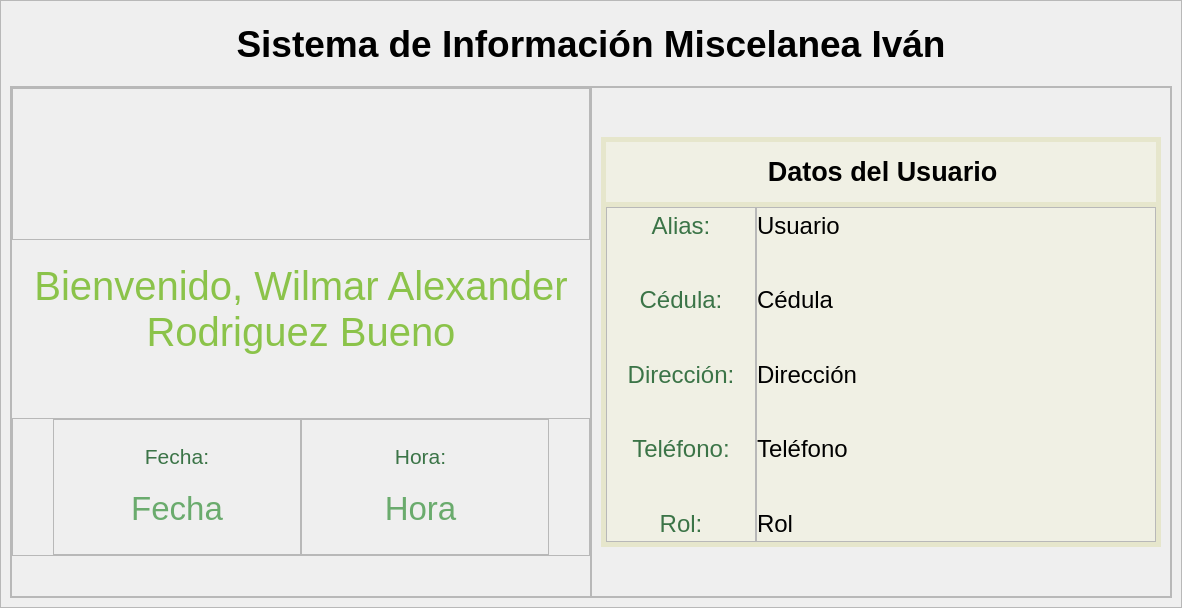
<?xml version="1.0" encoding="UTF-8"?>
<ui version="4.0">
 <class>home</class>
 <widget class="QWidget" name="home">
  <property name="geometry">
   <rect>
    <x>0</x>
    <y>0</y>
    <width>1182</width>
    <height>608</height>
   </rect>
  </property>
  <property name="windowTitle">
   <string>Form</string>
  </property>
  <property name="styleSheet">
   <string notr="true"/>
  </property>
  <layout class="QVBoxLayout" name="verticalLayout">
   <property name="spacing">
    <number>0</number>
   </property>
   <property name="leftMargin">
    <number>0</number>
   </property>
   <property name="topMargin">
    <number>0</number>
   </property>
   <property name="rightMargin">
    <number>0</number>
   </property>
   <property name="bottomMargin">
    <number>0</number>
   </property>
   <item>
    <widget class="QFrame" name="frame">
     <property name="styleSheet">
      <string notr="true"/>
     </property>
     <property name="frameShape">
      <enum>QFrame::StyledPanel</enum>
     </property>
     <property name="frameShadow">
      <enum>QFrame::Raised</enum>
     </property>
     <layout class="QVBoxLayout" name="verticalLayout_6">
      <item>
       <widget class="QLabel" name="label_17">
        <property name="maximumSize">
         <size>
          <width>16777215</width>
          <height>70</height>
         </size>
        </property>
        <property name="font">
         <font>
          <pointsize>10</pointsize>
          <italic>false</italic>
          <bold>false</bold>
         </font>
        </property>
        <property name="text">
         <string>&lt;html&gt;&lt;head/&gt;&lt;body&gt;&lt;p align=&quot;center&quot;&gt;&lt;span style=&quot; font-size:28pt; font-weight:700;&quot;&gt;Sistema de Información Miscelanea Iván&lt;/span&gt;&lt;/p&gt;&lt;/body&gt;&lt;/html&gt;</string>
        </property>
       </widget>
      </item>
      <item>
       <widget class="QFrame" name="frame_6">
        <property name="frameShape">
         <enum>QFrame::StyledPanel</enum>
        </property>
        <property name="frameShadow">
         <enum>QFrame::Raised</enum>
        </property>
        <layout class="QHBoxLayout" name="horizontalLayout_3">
         <property name="spacing">
          <number>0</number>
         </property>
         <property name="leftMargin">
          <number>0</number>
         </property>
         <property name="topMargin">
          <number>0</number>
         </property>
         <property name="rightMargin">
          <number>0</number>
         </property>
         <property name="bottomMargin">
          <number>0</number>
         </property>
         <item>
          <widget class="QFrame" name="frame_3">
           <property name="layoutDirection">
            <enum>Qt::LeftToRight</enum>
           </property>
           <property name="frameShape">
            <enum>QFrame::StyledPanel</enum>
           </property>
           <property name="frameShadow">
            <enum>QFrame::Raised</enum>
           </property>
           <layout class="QVBoxLayout" name="verticalLayout_4">
            <property name="spacing">
             <number>0</number>
            </property>
            <property name="leftMargin">
             <number>0</number>
            </property>
            <property name="topMargin">
             <number>0</number>
            </property>
            <property name="rightMargin">
             <number>0</number>
            </property>
            <property name="bottomMargin">
             <number>0</number>
            </property>
            <item>
             <widget class="QFrame" name="frame_4">
              <property name="layoutDirection">
               <enum>Qt::RightToLeft</enum>
              </property>
              <property name="frameShape">
               <enum>QFrame::StyledPanel</enum>
              </property>
              <property name="frameShadow">
               <enum>QFrame::Raised</enum>
              </property>
              <layout class="QHBoxLayout" name="horizontalLayout_2">
               <property name="leftMargin">
                <number>0</number>
               </property>
               <property name="topMargin">
                <number>0</number>
               </property>
               <property name="rightMargin">
                <number>0</number>
               </property>
               <property name="bottomMargin">
                <number>0</number>
               </property>
               <item>
                <widget class="QLabel" name="proFotLabel">
                 <property name="minimumSize">
                  <size>
                   <width>150</width>
                   <height>150</height>
                  </size>
                 </property>
                 <property name="maximumSize">
                  <size>
                   <width>200</width>
                   <height>200</height>
                  </size>
                 </property>
                 <property name="pixmap">
                  <pixmap resource="../../resources.qrc">:/images/images/images/Icon.png</pixmap>
                 </property>
                 <property name="scaledContents">
                  <bool>true</bool>
                 </property>
                 <property name="alignment">
                  <set>Qt::AlignCenter</set>
                 </property>
                 <property name="margin">
                  <number>10</number>
                 </property>
                </widget>
               </item>
              </layout>
             </widget>
            </item>
            <item>
             <widget class="QLabel" name="textWelcome">
              <property name="styleSheet">
               <string notr="true">color: #8BC34A;
font: 30pt;</string>
              </property>
              <property name="text">
               <string>Bienvenido, Wilmar Alexander Rodriguez Bueno</string>
              </property>
              <property name="textFormat">
               <enum>Qt::PlainText</enum>
              </property>
              <property name="alignment">
               <set>Qt::AlignCenter</set>
              </property>
              <property name="wordWrap">
               <bool>true</bool>
              </property>
             </widget>
            </item>
            <item>
             <spacer name="verticalSpacer_2">
              <property name="orientation">
               <enum>Qt::Vertical</enum>
              </property>
              <property name="sizeType">
               <enum>QSizePolicy::Minimum</enum>
              </property>
              <property name="sizeHint" stdset="0">
               <size>
                <width>20</width>
                <height>40</height>
               </size>
              </property>
             </spacer>
            </item>
            <item>
             <widget class="QFrame" name="frame_8">
              <property name="frameShape">
               <enum>QFrame::StyledPanel</enum>
              </property>
              <property name="frameShadow">
               <enum>QFrame::Raised</enum>
              </property>
              <layout class="QHBoxLayout" name="horizontalLayout_4">
               <property name="spacing">
                <number>0</number>
               </property>
               <property name="leftMargin">
                <number>0</number>
               </property>
               <property name="topMargin">
                <number>0</number>
               </property>
               <property name="rightMargin">
                <number>0</number>
               </property>
               <property name="bottomMargin">
                <number>0</number>
               </property>
               <item>
                <spacer name="horizontalSpacer">
                 <property name="orientation">
                  <enum>Qt::Horizontal</enum>
                 </property>
                 <property name="sizeType">
                  <enum>QSizePolicy::Minimum</enum>
                 </property>
                 <property name="sizeHint" stdset="0">
                  <size>
                   <width>40</width>
                   <height>20</height>
                  </size>
                 </property>
                </spacer>
               </item>
               <item>
                <widget class="QFrame" name="tags_2">
                 <property name="maximumSize">
                  <size>
                   <width>16777215</width>
                   <height>16777215</height>
                  </size>
                 </property>
                 <property name="frameShape">
                  <enum>QFrame::StyledPanel</enum>
                 </property>
                 <property name="frameShadow">
                  <enum>QFrame::Raised</enum>
                 </property>
                 <layout class="QVBoxLayout" name="verticalLayout_7">
                  <item>
                   <widget class="QLabel" name="label_7">
                    <property name="minimumSize">
                     <size>
                      <width>0</width>
                      <height>25</height>
                     </size>
                    </property>
                    <property name="styleSheet">
                     <string notr="true">color: #3B7447;
font: 16pt;</string>
                    </property>
                    <property name="text">
                     <string>Fecha:</string>
                    </property>
                    <property name="alignment">
                     <set>Qt::AlignCenter</set>
                    </property>
                   </widget>
                  </item>
                  <item>
                   <widget class="QLabel" name="textDate">
                    <property name="minimumSize">
                     <size>
                      <width>0</width>
                      <height>25</height>
                     </size>
                    </property>
                    <property name="styleSheet">
                     <string notr="true">color: #6AAB6D;
font: 25pt;</string>
                    </property>
                    <property name="text">
                     <string>Fecha</string>
                    </property>
                    <property name="alignment">
                     <set>Qt::AlignHCenter|Qt::AlignTop</set>
                    </property>
                   </widget>
                  </item>
                 </layout>
                </widget>
               </item>
               <item>
                <widget class="QFrame" name="fills_2">
                 <property name="frameShape">
                  <enum>QFrame::StyledPanel</enum>
                 </property>
                 <property name="frameShadow">
                  <enum>QFrame::Raised</enum>
                 </property>
                 <layout class="QVBoxLayout" name="verticalLayout_8">
                  <property name="leftMargin">
                   <number>0</number>
                  </property>
                  <item>
                   <widget class="QLabel" name="label_8">
                    <property name="minimumSize">
                     <size>
                      <width>0</width>
                      <height>25</height>
                     </size>
                    </property>
                    <property name="styleSheet">
                     <string notr="true">color: #3B7447;
font: 16pt;</string>
                    </property>
                    <property name="text">
                     <string>Hora:</string>
                    </property>
                    <property name="alignment">
                     <set>Qt::AlignCenter</set>
                    </property>
                   </widget>
                  </item>
                  <item>
                   <widget class="QLabel" name="textTime">
                    <property name="minimumSize">
                     <size>
                      <width>0</width>
                      <height>25</height>
                     </size>
                    </property>
                    <property name="styleSheet">
                     <string notr="true">color: #6AAB6D;
font: 25pt;</string>
                    </property>
                    <property name="text">
                     <string>Hora</string>
                    </property>
                    <property name="alignment">
                     <set>Qt::AlignHCenter|Qt::AlignTop</set>
                    </property>
                   </widget>
                  </item>
                 </layout>
                </widget>
               </item>
               <item>
                <spacer name="horizontalSpacer_2">
                 <property name="orientation">
                  <enum>Qt::Horizontal</enum>
                 </property>
                 <property name="sizeType">
                  <enum>QSizePolicy::Minimum</enum>
                 </property>
                 <property name="sizeHint" stdset="0">
                  <size>
                   <width>40</width>
                   <height>20</height>
                  </size>
                 </property>
                </spacer>
               </item>
              </layout>
             </widget>
            </item>
            <item>
             <spacer name="verticalSpacer">
              <property name="orientation">
               <enum>Qt::Vertical</enum>
              </property>
              <property name="sizeType">
               <enum>QSizePolicy::Minimum</enum>
              </property>
              <property name="sizeHint" stdset="0">
               <size>
                <width>20</width>
                <height>40</height>
               </size>
              </property>
             </spacer>
            </item>
           </layout>
          </widget>
         </item>
         <item>
          <widget class="QFrame" name="frame_5">
           <property name="frameShape">
            <enum>QFrame::StyledPanel</enum>
           </property>
           <property name="frameShadow">
            <enum>QFrame::Raised</enum>
           </property>
           <layout class="QVBoxLayout" name="verticalLayout_5">
            <property name="spacing">
             <number>0</number>
            </property>
            <item>
             <spacer name="verticalSpacer_4">
              <property name="orientation">
               <enum>Qt::Vertical</enum>
              </property>
              <property name="sizeType">
               <enum>QSizePolicy::Minimum</enum>
              </property>
              <property name="sizeHint" stdset="0">
               <size>
                <width>20</width>
                <height>40</height>
               </size>
              </property>
             </spacer>
            </item>
            <item>
             <widget class="QLabel" name="label_16">
              <property name="maximumSize">
               <size>
                <width>16777215</width>
                <height>70</height>
               </size>
              </property>
              <property name="font">
               <font>
                <pointsize>10</pointsize>
                <italic>false</italic>
                <bold>false</bold>
               </font>
              </property>
              <property name="styleSheet">
               <string notr="true">#label_16{
border-left: 5px;
border: 5px;
border-style: solid;
border-color: #e6e6cc;
background-color: #f0f0e4;
}   </string>
              </property>
              <property name="text">
               <string>&lt;html&gt;&lt;head/&gt;&lt;body&gt;&lt;p align=&quot;center&quot;&gt;&lt;span style=&quot; font-size:20pt; font-weight:700;&quot;&gt;Datos del Usuario&lt;/span&gt;&lt;/p&gt;&lt;/body&gt;&lt;/html&gt;</string>
              </property>
              <property name="alignment">
               <set>Qt::AlignLeading|Qt::AlignLeft|Qt::AlignVCenter</set>
              </property>
             </widget>
            </item>
            <item>
             <widget class="QFrame" name="frame_2">
              <property name="styleSheet">
               <string notr="true">#frame_2{
border-left: 5px;
border-bottom: 5px;
border-right: 5px;
border-style: solid;
border-color: #e6e6cc;
background-color: #f0f0e4;
}   </string>
              </property>
              <property name="frameShape">
               <enum>QFrame::StyledPanel</enum>
              </property>
              <property name="frameShadow">
               <enum>QFrame::Raised</enum>
              </property>
              <layout class="QHBoxLayout" name="horizontalLayout">
               <property name="spacing">
                <number>0</number>
               </property>
               <property name="leftMargin">
                <number>0</number>
               </property>
               <property name="topMargin">
                <number>0</number>
               </property>
               <property name="rightMargin">
                <number>0</number>
               </property>
               <property name="bottomMargin">
                <number>0</number>
               </property>
               <item>
                <widget class="QFrame" name="tags">
                 <property name="maximumSize">
                  <size>
                   <width>150</width>
                   <height>16777215</height>
                  </size>
                 </property>
                 <property name="frameShape">
                  <enum>QFrame::StyledPanel</enum>
                 </property>
                 <property name="frameShadow">
                  <enum>QFrame::Raised</enum>
                 </property>
                 <layout class="QVBoxLayout" name="verticalLayout_2">
                  <property name="spacing">
                   <number>40</number>
                  </property>
                  <property name="leftMargin">
                   <number>0</number>
                  </property>
                  <property name="topMargin">
                   <number>0</number>
                  </property>
                  <property name="rightMargin">
                   <number>0</number>
                  </property>
                  <property name="bottomMargin">
                   <number>0</number>
                  </property>
                  <item>
                   <widget class="QLabel" name="label_2">
                    <property name="minimumSize">
                     <size>
                      <width>0</width>
                      <height>25</height>
                     </size>
                    </property>
                    <property name="styleSheet">
                     <string notr="true">color: #3B7447;
font: 18pt;</string>
                    </property>
                    <property name="text">
                     <string>Alias:</string>
                    </property>
                    <property name="alignment">
                     <set>Qt::AlignCenter</set>
                    </property>
                   </widget>
                  </item>
                  <item>
                   <widget class="QLabel" name="label_3">
                    <property name="minimumSize">
                     <size>
                      <width>0</width>
                      <height>25</height>
                     </size>
                    </property>
                    <property name="styleSheet">
                     <string notr="true">color: #3B7447;
font: 18pt;</string>
                    </property>
                    <property name="text">
                     <string>Cédula:</string>
                    </property>
                    <property name="alignment">
                     <set>Qt::AlignCenter</set>
                    </property>
                   </widget>
                  </item>
                  <item>
                   <widget class="QLabel" name="label_4">
                    <property name="minimumSize">
                     <size>
                      <width>0</width>
                      <height>25</height>
                     </size>
                    </property>
                    <property name="styleSheet">
                     <string notr="true">color: #3B7447;
font: 18pt;</string>
                    </property>
                    <property name="text">
                     <string>Dirección:</string>
                    </property>
                    <property name="alignment">
                     <set>Qt::AlignCenter</set>
                    </property>
                   </widget>
                  </item>
                  <item>
                   <widget class="QLabel" name="label_5">
                    <property name="minimumSize">
                     <size>
                      <width>0</width>
                      <height>25</height>
                     </size>
                    </property>
                    <property name="styleSheet">
                     <string notr="true">color: #3B7447;
font: 18pt;</string>
                    </property>
                    <property name="text">
                     <string>Teléfono:</string>
                    </property>
                    <property name="alignment">
                     <set>Qt::AlignCenter</set>
                    </property>
                   </widget>
                  </item>
                  <item>
                   <widget class="QLabel" name="label_6">
                    <property name="minimumSize">
                     <size>
                      <width>0</width>
                      <height>25</height>
                     </size>
                    </property>
                    <property name="styleSheet">
                     <string notr="true">color: #3B7447;
font: 18pt;</string>
                    </property>
                    <property name="text">
                     <string>Rol:</string>
                    </property>
                    <property name="alignment">
                     <set>Qt::AlignCenter</set>
                    </property>
                   </widget>
                  </item>
                 </layout>
                </widget>
               </item>
               <item>
                <widget class="QFrame" name="fills">
                 <property name="frameShape">
                  <enum>QFrame::StyledPanel</enum>
                 </property>
                 <property name="frameShadow">
                  <enum>QFrame::Raised</enum>
                 </property>
                 <layout class="QVBoxLayout" name="verticalLayout_3">
                  <property name="spacing">
                   <number>40</number>
                  </property>
                  <property name="leftMargin">
                   <number>0</number>
                  </property>
                  <property name="topMargin">
                   <number>0</number>
                  </property>
                  <property name="rightMargin">
                   <number>0</number>
                  </property>
                  <property name="bottomMargin">
                   <number>0</number>
                  </property>
                  <item>
                   <widget class="QLabel" name="textUser">
                    <property name="minimumSize">
                     <size>
                      <width>0</width>
                      <height>25</height>
                     </size>
                    </property>
                    <property name="styleSheet">
                     <string notr="true">color: black;
font: 18pt;</string>
                    </property>
                    <property name="text">
                     <string>Usuario</string>
                    </property>
                   </widget>
                  </item>
                  <item>
                   <widget class="QLabel" name="textCed">
                    <property name="minimumSize">
                     <size>
                      <width>0</width>
                      <height>25</height>
                     </size>
                    </property>
                    <property name="styleSheet">
                     <string notr="true">color: black;
font: 18pt;</string>
                    </property>
                    <property name="text">
                     <string>Cédula</string>
                    </property>
                   </widget>
                  </item>
                  <item>
                   <widget class="QLabel" name="textDir">
                    <property name="minimumSize">
                     <size>
                      <width>0</width>
                      <height>25</height>
                     </size>
                    </property>
                    <property name="styleSheet">
                     <string notr="true">color: black;
font: 18pt;</string>
                    </property>
                    <property name="text">
                     <string>Dirección</string>
                    </property>
                   </widget>
                  </item>
                  <item>
                   <widget class="QLabel" name="textTel">
                    <property name="minimumSize">
                     <size>
                      <width>0</width>
                      <height>25</height>
                     </size>
                    </property>
                    <property name="styleSheet">
                     <string notr="true">color: black;
font: 18pt;</string>
                    </property>
                    <property name="text">
                     <string>Teléfono</string>
                    </property>
                   </widget>
                  </item>
                  <item>
                   <widget class="QLabel" name="textRol">
                    <property name="minimumSize">
                     <size>
                      <width>0</width>
                      <height>25</height>
                     </size>
                    </property>
                    <property name="styleSheet">
                     <string notr="true">color: black;
font: 18pt;</string>
                    </property>
                    <property name="text">
                     <string>Rol</string>
                    </property>
                   </widget>
                  </item>
                 </layout>
                </widget>
               </item>
              </layout>
             </widget>
            </item>
            <item>
             <spacer name="verticalSpacer_3">
              <property name="orientation">
               <enum>Qt::Vertical</enum>
              </property>
              <property name="sizeType">
               <enum>QSizePolicy::Minimum</enum>
              </property>
              <property name="sizeHint" stdset="0">
               <size>
                <width>20</width>
                <height>40</height>
               </size>
              </property>
             </spacer>
            </item>
           </layout>
          </widget>
         </item>
        </layout>
       </widget>
      </item>
     </layout>
    </widget>
   </item>
  </layout>
 </widget>
 <resources>
  <include location="../../resources.qrc"/>
 </resources>
 <connections/>
</ui>
